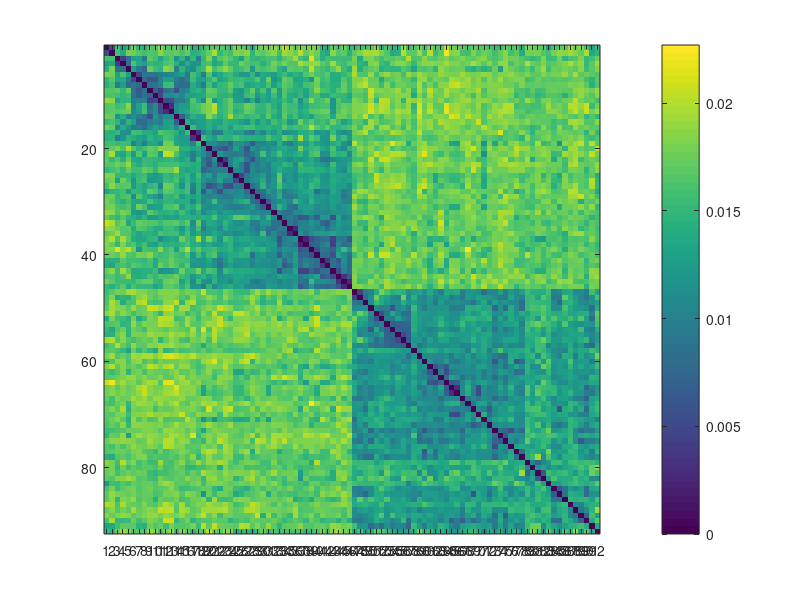

This chart was generated by the following MATLAB code: (Note: this script raises an error after producing the figure.)
%% Random image RDM selection
clear all;close all;clc;
rng(0);

estimated_rdm = load ('estimate_RDM_behav_visual.mat');  
comparisons = estimated_rdm.estimate_RDM_v;
save behav_RDMs_euclidean_vector_visual comparisons

nStimuli=92;
nComparisons = ((nStimuli^2)-nStimuli)/2;
rdm = NaN(92,92);

countComparison=0;
for img_1 = 1:nStimuli-1
	for img_2 = img_1+1:nStimuli
        countComparison=countComparison+1;
        
        rdm(img_1,img_2) = comparisons(countComparison);
        rdm(img_2,img_1) = comparisons(countComparison);
            
    end   
end
for imag = 1:92
    rdm(imag,imag)=0;
end

load('stimuli_names_92.mat');
max_val=0.0227;

figure('units','normalized','WindowState','maximized');   image(rdm,'CDataMapping','scaled');C = colorbar;caxis([0 max_val]);       
set(gca,'XTick',1:1:92); set(gca,'xticklabel',table2array(stimuli_names_92(1:92,1)),'fontsize', 6);xtickangle(90);
set(gca,'YTick',1:1:92); set(gca,'yticklabel',table2array(stimuli_names_92(1:92,1)),'fontsize', 6);ytickangle(0);
set(gca, 'TickLength',[0 0]);
axis equal; axis image; 
title(['visual RDM: behaviour data'],'fontsize',11);
saveas(gcf,'behav_RDM_visual.png');
save('behav_RDM_visual','rdm');

%% create a small rdm for animals and for tools
half_stimuli = length(rdm)/2;
rdm_visual_animals = rdm(1:half_stimuli,1:half_stimuli);
rdm_visual_tools = rdm(half_stimuli+1:end,half_stimuli+1:end);

figure('units','normalized','WindowState','maximized');   image(rdm_visual_animals,'CDataMapping','scaled');C = colorbar;caxis([0 max_val]);       
set(gca,'XTick',1:1:46); set(gca,'xticklabel',table2array(stimuli_names_92(1:46,1)),'fontsize', 6);xtickangle(90);
set(gca,'YTick',1:1:46); set(gca,'yticklabel',table2array(stimuli_names_92(1:46,1)),'fontsize', 6);ytickangle(0);
set(gca, 'TickLength',[0 0]);
axis equal; axis image; 
title(['Visual RDM: behaviour data (animals)'],'fontsize',11);
saveas(gcf,'behav_RDM_visual_animals.png');
save('behav_RDM_visual_animals','rdm_visual_animals');
        
figure('units','normalized','WindowState','maximized');   image(rdm_visual_tools,'CDataMapping','scaled');C = colorbar;caxis([0 max_val]);       
set(gca,'XTick',1:1:46); set(gca,'xticklabel',table2array(stimuli_names_92(47:92,1)),'fontsize', 6);xtickangle(90);
set(gca,'YTick',1:1:46); set(gca,'yticklabel',table2array(stimuli_names_92(47:92,1)),'fontsize', 6);ytickangle(0);
set(gca, 'TickLength',[0 0]);
axis equal; axis image; 
title(['Visual RDM: behaviour data (tools)'],'fontsize',11);
saveas(gcf,'behav_RDM_visual_tools.png');
save('behav_RDM_visual_tools','rdm_visual_tools');

 %% convert the 2 rdms matrices into vectors
count=0;
for r = 1:half_stimuli-1
	for c = r+1:half_stimuli
        count=count+1;
        rdm_vector_animals(1,count) = rdm_visual_animals(r,c);,
        rdm_vector_tools(1,count) = rdm_visual_tools(r,c);
	end
end

save RDMs_behav_vector_visual_animals rdm_vector_animals
save RDMs_behav_vector_visual_tools rdm_vector_tools
